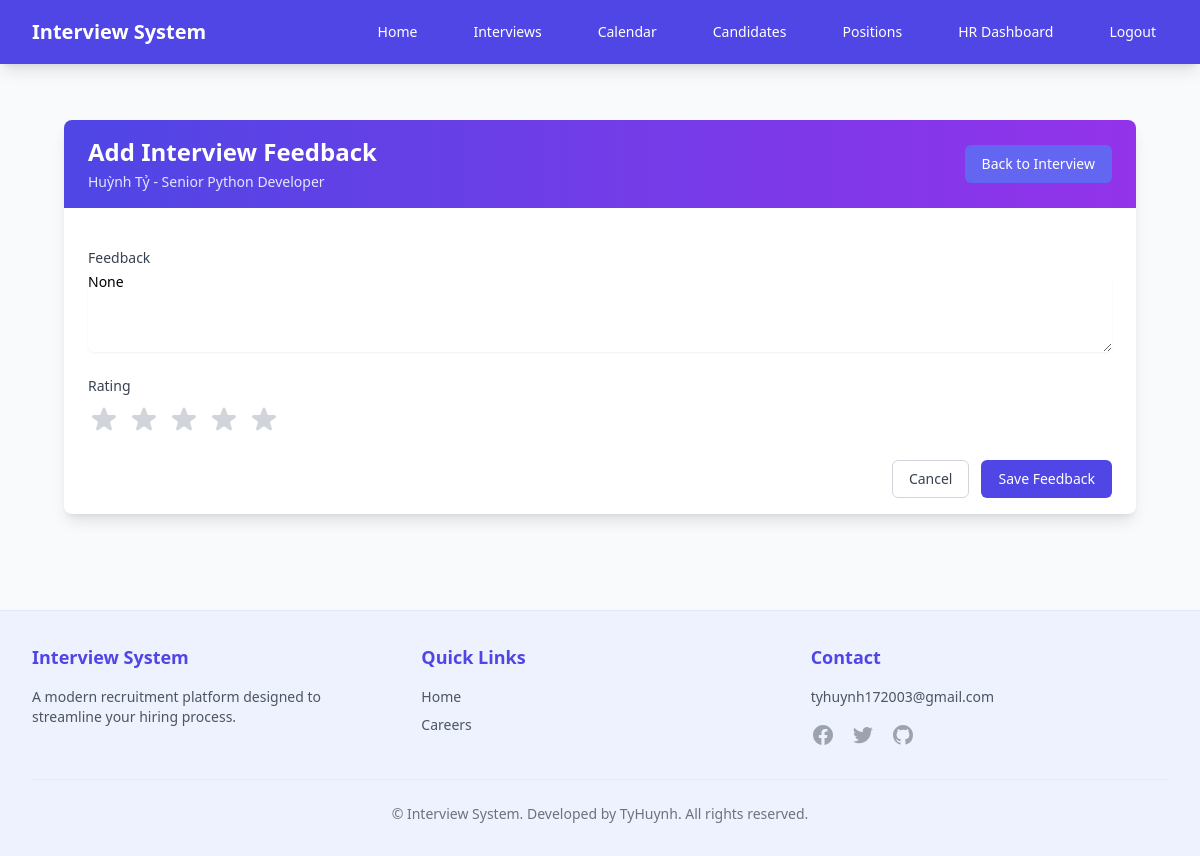
Screenshot of /interview/1/feedback/ (signed in) with the database file from the repository.
### recruitment/models.py (models this page shows, shortened)
class Interview(models.Model):
    STATUS_CHOICES = [
        ('scheduled', 'Scheduled'),
        ('completed', 'Completed'),
        ('cancelled', 'Cancelled'),
    ]
    INTERVIEW_TYPES = [
        ('phone', 'Phone Interview'),
        ('video', 'Video Interview'),
        ('technical', 'Technical Interview'),
        ('onsite', 'On-site Interview'),
        ('assessment', 'Assessment'),
    ]
    candidate = models.ForeignKey(Candidate, on_delete=models.CASCADE)
    position = models.ForeignKey(Position, on_delete=models.CASCADE)
    interviewer = models.ForeignKey(User, on_delete=models.CASCADE)
    scheduled_date = models.DateTimeField()
    duration = models.IntegerField(help_text='Duration in minutes', default=60)
    interview_type = models.CharField(max_length=20, choices=INTERVIEW_TYPES, default='onsite')
    location = models.CharField(max_length=200, blank=True, null=True, help_text='Địa điểm phỏng vấn')
    notes = models.TextField(blank=True, null=True)
    status = models.CharField(max_length=20, choices=STATUS_CHOICES, default='scheduled')
    feedback = models.TextField(blank=True, null=True)
    rating = models.IntegerField(null=True, blank=True)

class Candidate(models.Model):
    user = models.OneToOneField(User, on_delete=models.CASCADE, null=True, blank=True)
    name = models.CharField(max_length=100)
    email = models.EmailField(unique=True)
    phone = models.CharField(max_length=20)
    resume = models.FileField(upload_to='resumes/', null=True, blank=True)
    created_at = models.DateTimeField(auto_now_add=True)

class Position(models.Model):
    title = models.CharField(max_length=100)
    description = models.TextField()
    requirements = models.TextField()
    salary_range = models.CharField(max_length=100, blank=True, null=True)  # Thêm trường lương
    department = models.CharField(max_length=100, blank=True, null=True)  # Thêm phòng ban
    is_active = models.BooleanField(default=True)
    EMPLOYMENT_TYPES = [
        ('full_time', 'Full-time'),
        ('part_time', 'Part-time'),
        ('contract', 'Contract'),
        ('temporary', 'Temporary'),
        ('internship', 'Internship'),
        ('remote', 'Remote'),
    ]
    employment_type = models.CharField(
        max_length=20,
        choices=EMPLOYMENT_TYPES,
        default='full_time',
        verbose_name='Employment Type'
    )

### recruitment/views.py (the view, shortened to what this page needs)
# urls.py: path('interview/<int:pk>/feedback/', views.interview_add_feedback, name='interview_add_feedback'),
@login_required
@user_passes_test(is_interviewer)
def interview_add_feedback(request, pk):
    interview = get_object_or_404(Interview, pk=pk)
    return render(request, 'recruitment/interview_feedback.html', {'interview': interview})

### recruitment/views.py (called while the page is built)
def is_interviewer(user):
    return hasattr(user, 'profile') and user.profile.user_type in ['interviewer', 'admin']

### templates/recruitment/interview_feedback.html (shortened to what this page needs)
{% extends 'base.html' %}
{% block content %}
<div class="max-w-7xl mx-auto px-4 sm:px-6 lg:px-8 py-8">
    <div class="bg-white shadow-lg rounded-lg overflow-hidden">
        <div class="bg-gradient-to-r from-indigo-600 to-purple-600 px-6 py-4">
            <div class="flex justify-between items-center">
                <div>
                    <h1 class="text-2xl font-bold text-white">Add Interview Feedback</h1>
                    <p class="mt-1 text-sm text-indigo-100">{{ interview.candidate.name }} - {{ interview.position.title }}</p>
                </div>
                <a href="{% url 'recruitment:interview_detail' interview.id %}"
                    class="inline-flex items-center px-4 py-2 border border-transparent text-sm font-medium rounded-md text-white bg-indigo-500 hover:bg-indigo-600 focus:outline-none focus:ring-2 focus:ring-offset-2 focus:ring-indigo-500">
                    Back to Interview
                </a>
            </div>
        </div>
        <div class="px-6 py-4">
            <form method="post" class="space-y-6">
                <div>
                    <label for="feedback" class="block text-sm font-medium text-gray-700">Feedback</label>
                    <textarea name="feedback" id="feedback" rows="4" class="mt-1 block w-full border-gray-300 rounded-md shadow-sm focus:ring-indigo-500 focus:border-indigo-500 sm:text-sm">{{ interview.feedback }}</textarea>
                </div>
                <div>
                    <label class="block text-sm font-medium text-gray-700">Rating</label>
                    <div class="mt-2 flex items-center space-x-2">
                        {% for i in "12345" %}
                        <button type="button" onclick="setRating({{ forloop.counter }})" class="focus:outline-none">
                            <svg class="h-8 w-8 rating-star {% if forloop.counter <= interview.rating %}text-yellow-400{% else %}text-gray-300{% endif %}" fill="currentColor" viewBox="0 0 20 20">
                                <path d="M9.049 2.927c.3-.921 1.603-.921 1.902 0l1.07 3.292a1 1 0 00.95.69h3.462c.969 0 1.371 1.24.588 1.81l-2.8 2.034a1 1 0 00-.364 1.118l1.07 3.292c.3.921-.755 1.688-1.54 1.118l-2.8-2.034a1 1 0 00-1.175 0l-2.8 2.034c-.784.57-1.838-.197-1.539-1.118l1.07-3.292a1 1 0 00-.364-1.118L2.98 8.72c-.783-.57-.38-1.81.588-1.81h3.461a1 1 0 00.951-.69l1.07-3.292z"/>
                            </svg>
                        </button>
                        {% endfor %}
                    </div>
                </div>
                <div class="flex justify-end space-x-3">
                    <a href="{% url 'recruitment:interview_detail' interview.id %}"
                        class="inline-flex items-center px-4 py-2 border border-gray-300 text-sm font-medium rounded-md text-gray-700 bg-white hover:bg-gray-50 focus:outline-none focus:ring-2 focus:ring-offset-2 focus:ring-indigo-500">
                        Cancel
                    </a>
                    <button type="submit"
                        class="inline-flex items-center px-4 py-2 border border-transparent text-sm font-medium rounded-md text-white bg-indigo-600 hover:bg-indigo-700 focus:outline-none focus:ring-2 focus:ring-offset-2 focus:ring-indigo-500">
                        Save Feedback
                    </button>
                </div>
            </form>
        </div>
    </div>
</div>
{% endblock %}

### rows the page displays
Interview: candidate.name "Huỳnh Tỷ", position "Senior Python Developer", feedback "None"
